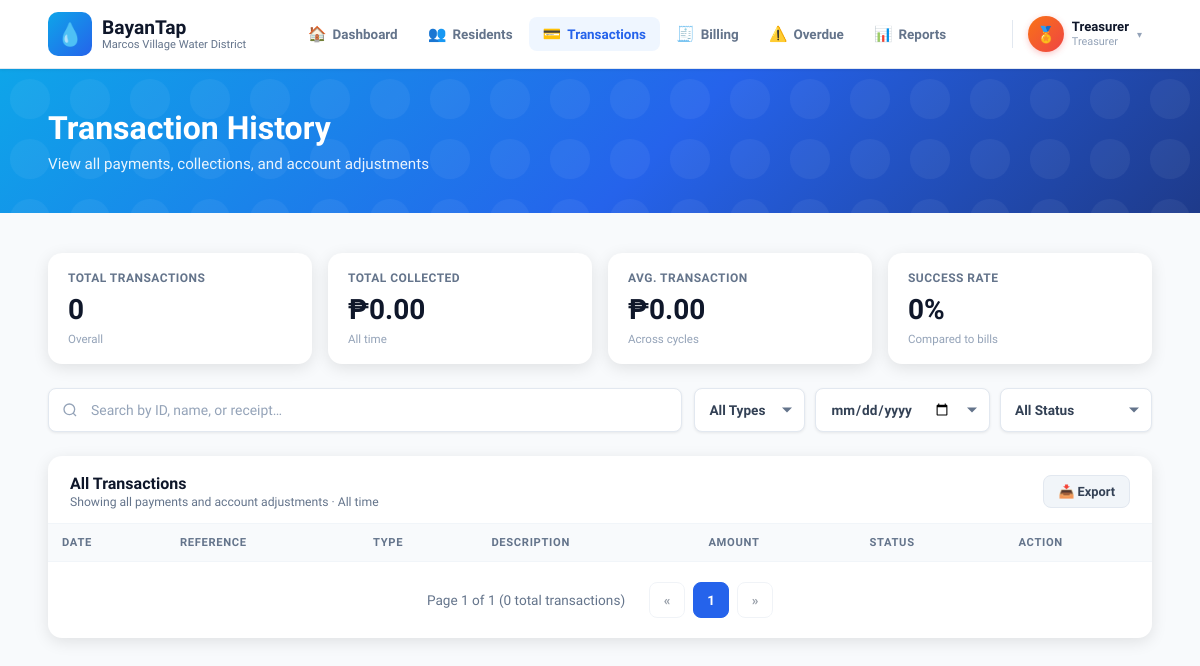
The app's page /transaction.php (signed in), older data.
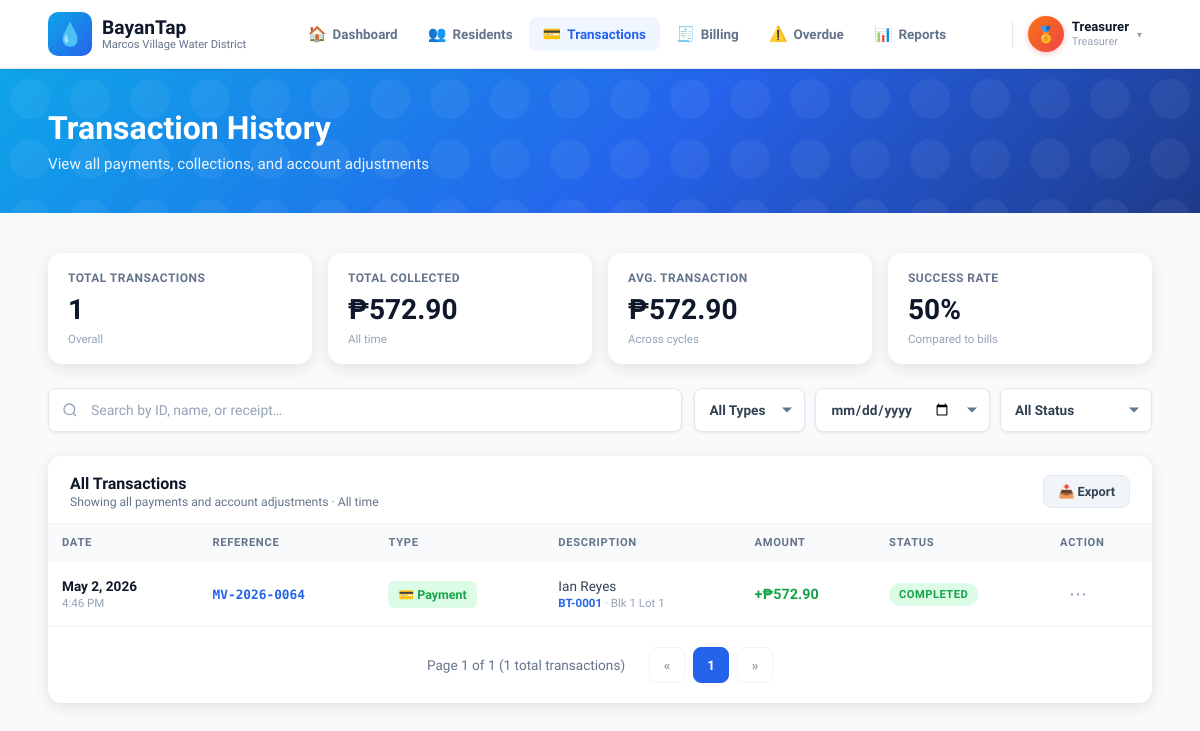
The same page, newer data.
### tables this page shows
CREATE TABLE `transactions` (
  `id` int(11) NOT NULL,
  `receipt_no` varchar(50) NOT NULL,
  `resident_id` int(11) NOT NULL,
  `amount_paid` decimal(10,2) NOT NULL,
  `payment_date` timestamp NOT NULL DEFAULT current_timestamp(),
  `status` enum('complete','partial') DEFAULT NULL,
  `treasurer_id` int(11) DEFAULT NULL
);

CREATE TABLE `residents` (
  `id` int(11) NOT NULL,
  `household_id` varchar(20) DEFAULT NULL,
  `block_no` varchar(20) NOT NULL,
  `lot_no` varchar(20) NOT NULL,
  `full_name` varchar(100) NOT NULL,
  `initial_meter` int(11) DEFAULT 0,
  `monthly_rate` decimal(10,2) DEFAULT 0.00,
  `contact_number` varchar(30) DEFAULT NULL,
  `email` varchar(255) DEFAULT NULL,
  `status` enum('paid','unpaid','pending','started') DEFAULT 'unpaid',
  `access_token` varchar(64) DEFAULT NULL,
  `created_at` timestamp NOT NULL DEFAULT current_timestamp()
);

### transaction.php (the view, shortened to what the changed rows need)
<?php
require_once 'db_connect.php';
$search_date = $_GET['date'] ?? '';
$where_clauses = ["1=1"];
$params = [];
$where_sql = implode(' AND ', $where_clauses);
$txStatsStmt = $pdo->prepare("
    SELECT
        COUNT(*) AS total_tx,
        SUM(amount_paid) AS total_collected,
        AVG(amount_paid) AS avg_tx
    FROM transactions t
    JOIN residents r ON t.resident_id = r.id
    WHERE $where_sql
");
$txStatsStmt->execute($params);
$txStats = $txStatsStmt->fetch(PDO::FETCH_ASSOC);
$total_tx = number_format($txStats['total_tx'] ?? 0);
$total_collected = "₱" . number_format($txStats['total_collected'] ?? 0, 2);
$avg_tx = "₱" . number_format($txStats['avg_tx'] ?? 0, 2);
$current_month_str = date('M Y');
if ($search_date !== '') {
    $collStmt = $pdo->prepare("SELECT
        COUNT(*) as total,
        SUM(CASE WHEN status = 'paid' THEN 1 ELSE 0 END) as paid
        FROM billings WHERE DATE(paid_date) = ?");
    $collStmt->execute([$search_date]);
} else {
    $collStmt = $pdo->prepare("SELECT
        COUNT(*) as total,
        SUM(CASE WHEN status = 'paid' THEN 1 ELSE 0 END) as paid
        FROM billings
        WHERE STR_TO_DATE(CONCAT('01 ', billing_month), '%d %b %Y') <= STR_TO_DATE(CONCAT('01 ', ?), '%d %b %Y')");
    $collStmt->execute([$current_month_str]);
}
$collData = $collStmt->fetch(PDO::FETCH_ASSOC);
$total_bills = (int)($collData['total'] ?? 0);
$paid_bills = (int)($collData['paid'] ?? 0);
$success_rate = ($total_bills > 0) ? round(($paid_bills / $total_bills) * 100) : 0;
$raw_total_tx = $txStats['total_tx'] ?? 0;
$limit = 10;
$total_pages = max(1, ceil($raw_total_tx / $limit));
$page = isset($_GET['page']) ? (int) $_GET['page'] : 1;
$page = max(1, min($page, $total_pages));
$offset = ($page - 1) * $limit;
$query_params = $_GET;
unset($query_params['page']);
?>
<!DOCTYPE html>
<html lang="en">
<head>
    <link rel="stylesheet" href="dashboard.css?v=4">
    <link rel="stylesheet" href="CSS/transaction.css">
</head>
<body>
  <?php $current_page = 'transactions'; include 'navbar.php'; ?>
    <div class="page-header">
        <div class="page-title-section">
            <h1 class="page-title">Transaction History</h1>
        </div>
    </div>
    <div class="main">
        <div class="summary-grid">
            <div class="summary-card">
                <div class="summary-label">Total Transactions</div>
                <div class="summary-value"><?= $total_tx ?></div>
                <div class="summary-sub"><?= $search_date ? date('F j, Y', strtotime($search_date)) : 'Overall' ?></div>
            </div>
            <div class="summary-card">
                <div class="summary-label">Total Collected</div>
                <div class="summary-value"><?= $total_collected ?></div>
                <div class="summary-sub"><?= $search_date ? date('F j, Y', strtotime($search_date)) : 'All time' ?></div>
            </div>
            <div class="summary-card">
                <div class="summary-label">Avg. Transaction</div>
                <div class="summary-value"><?= $avg_tx ?></div>
                <div class="summary-sub">Across cycles</div>
            </div>
            <div class="summary-card">
                <div class="summary-label">Success Rate</div>
                <div class="summary-value"><?= $success_rate ?>%</div>
                <div class="summary-sub">Compared to bills</div>
            </div>
        </div>
        <div class="table-card">
            <div class="table-card-header">
                <div class="table-card-header-title">
                    <h2>All Transactions</h2>
                </div>
            </div>
            <div class="table-wrap">
                <table>
                    <thead>
                        <tr>
                            <th>Date</th>
                            <th>Reference</th>
                            <th>Type</th>
                            <th>Description</th>
                            <th>Amount</th>
                            <th>Status</th>
                            <th>Action</th>
                        </tr>
                    </thead>
                    <tbody>
                        <?php
                        require_once 'db_connect.php';
                        $stmtTx = $pdo->prepare("SELECT t.*, r.block_no, r.lot_no, r.full_name, r.household_id FROM transactions t JOIN residents r ON t.resident_id = r.id WHERE $where_sql ORDER BY t.payment_date DESC LIMIT " . (int) $limit . " OFFSET " . (int) $offset);
                        $stmtTx->execute($params);
                        while ($tx = $stmtTx->fetch()):
                            $dateText = date("M j, Y", strtotime($tx['payment_date']));
                            $timeText = date("g:i A", strtotime($tx['payment_date']));
                            $amount = "₱" . number_format($tx['amount_paid'], 2);
                            ?>
                            <tr>
                                <td>
                                    <div class="tx-date"><?= htmlspecialchars($dateText) ?></div>
                                    <div class="tx-date-sub"><?= htmlspecialchars($timeText) ?></div>
                                </td>
                                <td><span class="tx-ref"><?= htmlspecialchars($tx['receipt_no']) ?></span></td>
                                <td><span class="tx-type payment">💳 Payment</span></td>
                                <td>
                                    <div class="tx-description"><?= htmlspecialchars($tx['full_name']) ?></div>
                                    <div class="tx-description-sub">
                                        <span style="color:var(--blue); font-weight:700;"><?= htmlspecialchars($tx['household_id'] ?? 'N/A') ?></span> ·
                                        <?= htmlspecialchars($tx['block_no'] . ' ' . $tx['lot_no']) ?></div>
                                </td>
                                <td><span class="tx-amount positive">+<?= htmlspecialchars($amount) ?></span></td>
                                <td><span class="tx-status-badge badge-completed">COMPLETED</span></td>
                                <td><button class="action-btn">⋯</button></td>
                            </tr>
                        <?php endwhile; ?>
                    </tbody>
                </table>
            </div>
            <div class="pagination">
                <span class="pagination-info">Page <?= $page ?> of <?= $total_pages ?>
                    (<?= number_format($raw_total_tx) ?> total transactions)</span>
                <?php if ($page > 1): ?>
                    <a href="?<?= http_build_query(array_merge($query_params, ['page' => $page - 1])) ?>" class="pagination-btn"
                        style="text-decoration: none; display: inline-flex; align-items: center; justify-content: center;">«</a>
                <?php else: ?>
                    <button class="pagination-btn" disabled>«</button>
                <?php endif; ?>
                <?php
                $start_page = max(1, $page - 2);
                $end_page = min($total_pages, $page + 2);
                for ($i = $start_page; $i <= $end_page; $i++) {
                    if ($i == $page) {
                        echo '<button class="pagination-btn active">' . $i . '</button>';
                    } else {
                        echo '<a href="?' . http_build_query(array_merge($query_params, ['page' => $i])) . '" class="pagination-btn" style="text-decoration: none; display: inline-flex; align-items: center; justify-content: center;">' . $i . '</a>';
                    }
                }
                ?>
                <?php if ($page < $total_pages): ?>
                    <a href="?<?= http_build_query(array_merge($query_params, ['page' => $page + 1])) ?>" class="pagination-btn"
                        style="text-decoration: none; display: inline-flex; align-items: center; justify-content: center;">»</a>
                <?php else: ?>
                    <button class="pagination-btn" disabled>»</button>
                <?php endif; ?>
            </div>
        </div>
    </div>
</body>
</html>

Row changes from the older to the newer data that the page shows:
added transactions: payment_date "May 2, 2026", payment_date "4:46 PM", receipt_no "MV-2026-0064", resident.full_name "Ian Reyes", resident.household_id "BT-0001", resident.lot_no "Blk 1 Lot 1", amount_paid "₱572.90"
Text that changed along with them:
$total_tx: "0" → "1"
$total_collected: "₱0.00" → "₱572.90"
$avg_tx: "₱0.00" → "₱572.90"
$success_rate: "0" → "50"
$raw_total_tx: "0" → "1"
